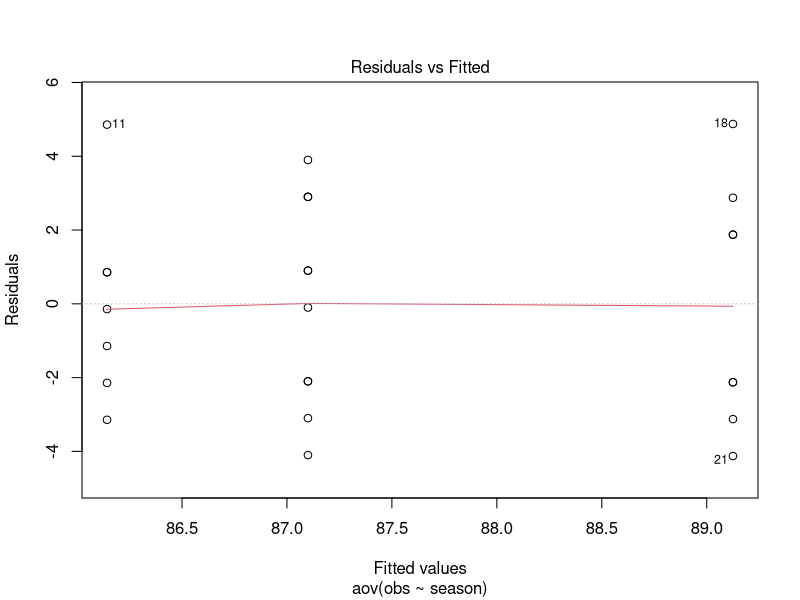
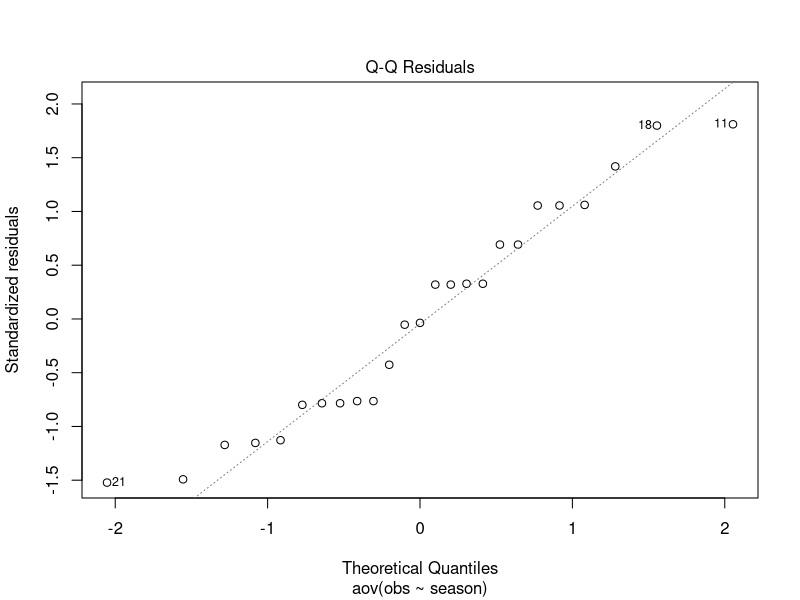
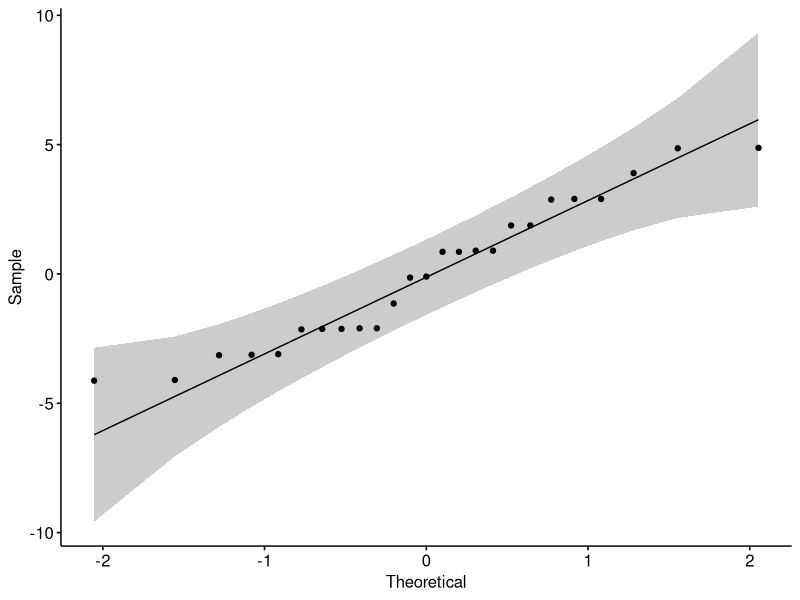
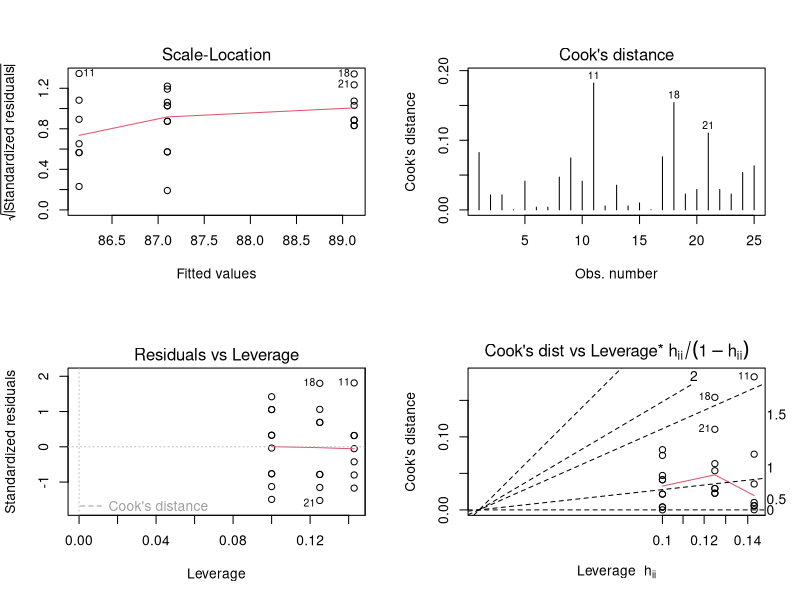

Write R code to recreate these figures, in order.
## ---- chunk 1
library(car)
library(ggpubr)
## ---- chunk 2
obs <- c(83, 85, 85, 87, 90, 88, 88, 84, 91, 90,
         91, 87, 84, 87, 85, 86, 83,
         94, 91, 87, 85, 87, 91, 92, 86)
         
season <- c(rep("Summer", 10),
            rep("Shoulder", 7),
            rep("Winter", 8))

dat <- data.frame(obs, season)

str(dat)
## ---- chunk 3
mod <- aov(data = dat, obs~season)
summary(mod)
## ---- chunk 4
plot(mod, 1)
## ---- chunk 5
bartlett.test(obs ~ season, data = dat)
## ---- chunk 6
leveneTest(obs ~ season, data = dat)
## ---- chunk 7
plot(mod, 2)
## ---- chunk 8
ggqqplot(residuals(mod))
## ---- chunk 9
shapiro.test(mod$residuals)
#or
shapiro.test(residuals(mod))
## ---- chunk 10
par(mfrow = c(2, 2))
plot(mod, 3)
plot(mod, 4)
plot(mod, 5)
plot(mod, 6)
